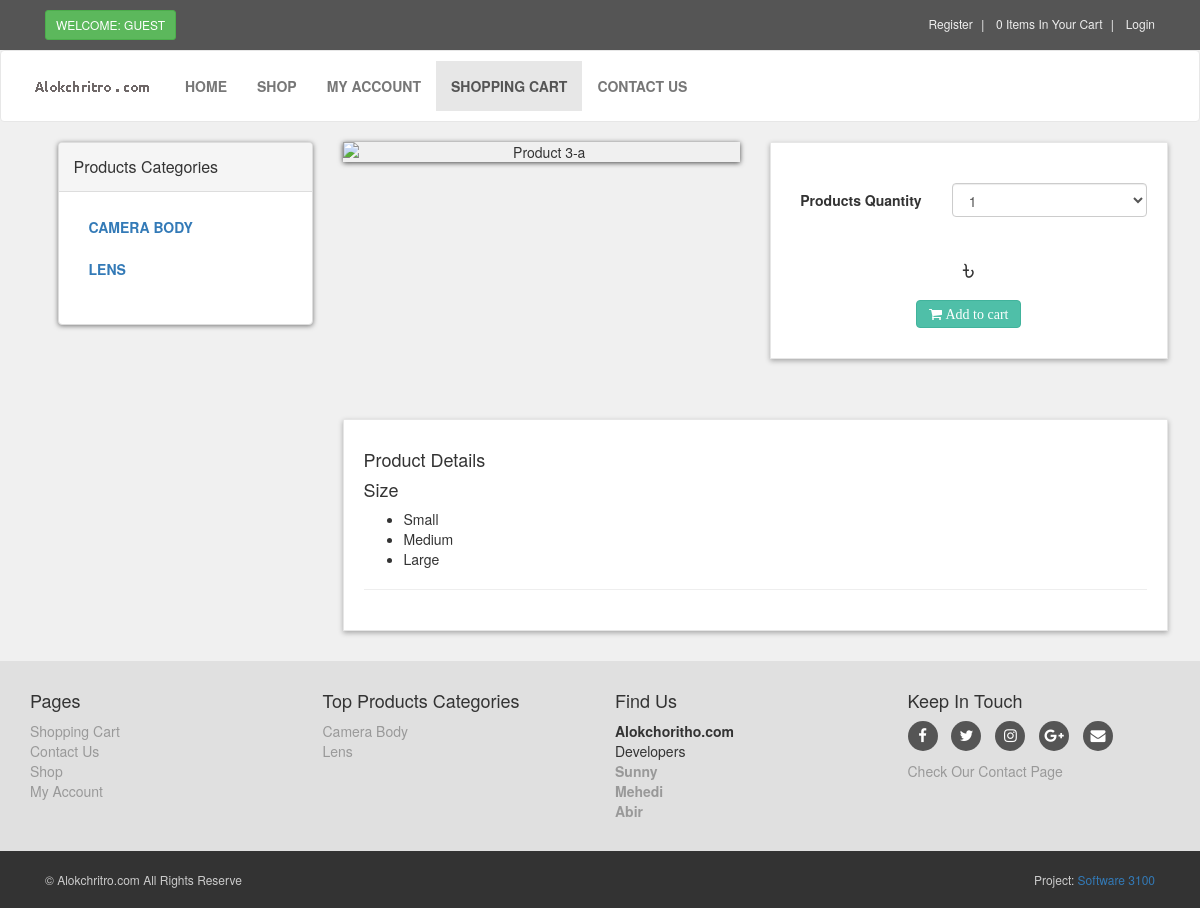
/details.php, run on the app's committed database.
### tables this page shows
CREATE TABLE `product_categories` (
  `p_cat_id` int(10) NOT NULL,
  `p_cat_title` text NOT NULL,
  `p_cat_desc` text NOT NULL
);

### functions/functions.php (the view, shortened to what this page needs)
<?php
$db = mysqli_connect("localhost","root","","alokchritro");
function getRealIpUser(){
    switch(true){
            default : return $_SERVER['REMOTE_ADDR'];
    }
}
function getPCats(){
    global $db;
    $get_p_cats = "select * from product_categories";
    $run_p_cats = mysqli_query($db,$get_p_cats);
    while($row_p_cats=mysqli_fetch_array($run_p_cats)){
        $p_cat_id = $row_p_cats['p_cat_id'];
        $p_cat_title = $row_p_cats['p_cat_title'];
        echo "
            <li>
                <a href='shop.php?p_cat=$p_cat_id'> $p_cat_title </a>
            </li>
        ";
    }
}
function items(){
    global $db;
    $ip_add = getRealIpUser();
    $get_items = "select * from cart where ip_add='$ip_add'";
    $run_items = mysqli_query($db,$get_items);
    $count_items = mysqli_num_rows($run_items);
    echo $count_items;
}
?>

### includes/footer.php (shortened to what this page needs)
<div id="footer">
    <div class="container">
        <div class="row">
            <div class="col-sm-6 col-md-3">
               <h4>Pages</h4>
                <ul>
                    <li><a href="cart.php">Shopping Cart</a></li>
                    <li><a href="contact.php">Contact Us</a></li>
                    <li><a href="shop.php">Shop</a></li>
                    <li><a href="customer/my_account.php">My Account</a></li>
                </ul>
            </div>
            <div class="com-sm-6 col-md-3">
                <h4>Top Products Categories</h4>
                <ul>
                    <?php
                        $get_p_cats = "select * from product_categories";
                        $run_p_cats = mysqli_query($con,$get_p_cats);
                        while($row_p_cats=mysqli_fetch_array($run_p_cats)){
                            $p_cat_id = $row_p_cats['p_cat_id'];
                            $p_cat_title = $row_p_cats['p_cat_title'];
                            echo "
                                <li>
                                    <a href='shop.php?p_cat=$p_cat_id'>
                                        $p_cat_title
                                    </a>
                                </li>
                            ";
                        }
                    ?>
                </ul>
            </div>
            <div class="col-sm-6 col-md-3">
                <h4>Find Us</h4>
                <p>
                    <strong>Alokchoritho.com</strong>
                    <br/>Developers
					<br/><a href="https://www.facebook.com/shahedsunny17"><strong>Sunny</strong></a>
                    <br/><a href="https://www.facebook.com/mehedi.sarder.5"><strong>Mehedi</strong></a>
                    <br/><a href="https://www.facebook.com/lquqpgqr2"><strong>Abir</strong></a>
                </p>
            </div>
            <div class="col-sm-6 col-md-3">
                <h4>Keep In Touch</h4>
                <p class="social">
                    <a href="#" class="fa fa-facebook"></a>
                    <a href="#" class="fa fa-twitter"></a>
                    <a href="#" class="fa fa-instagram"></a>
                    <a href="#" class="fa fa-google-plus"></a>
                    <a href="#" class="fa fa-envelope"></a>
                </p>
                <a href="contact.php">Check Our Contact Page</a>
            </div>
        </div>
    </div>
</div>
<div id="copyright">
    <div class="container">
        <div class="col-md-6">
            <p class="pull-left">&copy; Alokchritro.com All Rights Reserve</p>
        </div>
        <div class="col-md-6">
            <p class="pull-right">Project: <a href="#">Software 3100</a></p>
        </div>
    </div>
</div>

### styles/style.css (style rules this page uses)
body { font-size: 14px; line-height: 1.42857143; color: #333333; background: #f0f0f0; overflow-x: hidden; }
#content .panel.sidebar-menu ul.nav.category-menu li a { text-transform: uppercase; font-weight: 600; }
#footer { background: #e0e0e0; padding: 20px 0; }
#footer a { color: #999999; padding: 0; text-decoration: none; }
#footer ul { list-style: none; padding-left: 0px; }
#footer .social { text-align: left; }
#footer .social a { margin: 0px 10px 0px 0px; display: inline-block; color: #ffffff; width: 30px; height: 30px; border-radius: 15px; line-height: 30px; font-size: 15px; text-align: center; vertical-align: bottom; background: #555555; text-decoration: none; }
#copyright { background: #333333; color: #cccccc; padding: 20px 0px; font-size: 12px; }
#copyright p { margin: 0px; }

### data on the page
product_categories: p_cat_title "CAMERA BODY", p_cat_title "Camera Body"
product_categories: p_cat_title "LENS", p_cat_title "Lens"

### other printed values
$count_items "0"
